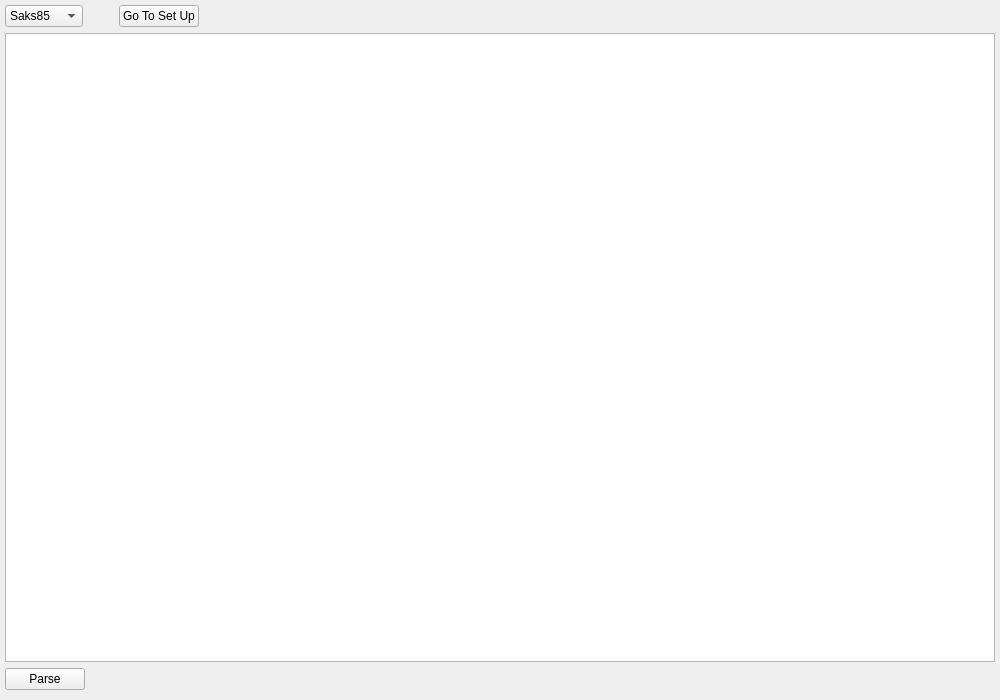
<?xml version="1.0" encoding="UTF-8"?>
<ui version="4.0">
 <class>ExcelInterface</class>
 <widget class="QWidget" name="ExcelInterface">
  <property name="geometry">
   <rect>
    <x>0</x>
    <y>0</y>
    <width>1000</width>
    <height>700</height>
   </rect>
  </property>
  <property name="windowTitle">
   <string>Form</string>
  </property>
  <layout class="QVBoxLayout" name="verticalLayout_2">
   <property name="leftMargin">
    <number>0</number>
   </property>
   <property name="topMargin">
    <number>0</number>
   </property>
   <property name="rightMargin">
    <number>0</number>
   </property>
   <property name="bottomMargin">
    <number>0</number>
   </property>
   <item>
    <layout class="QVBoxLayout" name="verticalLayout">
     <property name="leftMargin">
      <number>5</number>
     </property>
     <property name="topMargin">
      <number>5</number>
     </property>
     <property name="rightMargin">
      <number>5</number>
     </property>
     <property name="bottomMargin">
      <number>10</number>
     </property>
     <item>
      <layout class="QHBoxLayout" name="horizontalLayout">
       <item alignment="Qt::AlignLeft">
        <widget class="ComboBox" name="websiteNameCombo">
         <item>
          <property name="text">
           <string>Saks85</string>
          </property>
         </item>
         <item>
          <property name="text">
           <string>Saucony</string>
          </property>
         </item>
         <item>
          <property name="text">
           <string>Arena</string>
          </property>
         </item>
        </widget>
       </item>
       <item>
        <spacer name="horizontalSpacer">
         <property name="orientation">
          <enum>Qt::Horizontal</enum>
         </property>
         <property name="sizeType">
          <enum>QSizePolicy::Fixed</enum>
         </property>
         <property name="sizeHint" stdset="0">
          <size>
           <width>30</width>
           <height>20</height>
          </size>
         </property>
        </spacer>
       </item>
       <item alignment="Qt::AlignLeft">
        <widget class="PushButton" name="goToSetUpBtn">
         <property name="text">
          <string>Go To Set Up</string>
         </property>
        </widget>
       </item>
       <item>
        <spacer name="horizontalSpacer_2">
         <property name="orientation">
          <enum>Qt::Horizontal</enum>
         </property>
         <property name="sizeHint" stdset="0">
          <size>
           <width>40</width>
           <height>20</height>
          </size>
         </property>
        </spacer>
       </item>
      </layout>
     </item>
     <item>
      <layout class="QVBoxLayout" name="inputFileCard"/>
     </item>
     <item>
      <widget class="TableWidget" name="tablePreview"/>
     </item>
     <item alignment="Qt::AlignLeft">
      <widget class="PushButton" name="excelRunBtn">
       <property name="text">
        <string>Parse</string>
       </property>
      </widget>
     </item>
    </layout>
   </item>
  </layout>
 </widget>
 <customwidgets>
  <customwidget>
   <class>ComboBox</class>
   <extends>QComboBox</extends>
   <header>qfluentwidgets</header>
  </customwidget>
  <customwidget>
   <class>PushButton</class>
   <extends>QPushButton</extends>
   <header>qfluentwidgets</header>
  </customwidget>
  <customwidget>
   <class>TableWidget</class>
   <extends>QTableWidget</extends>
   <header>qfluentwidgets</header>
  </customwidget>
 </customwidgets>
 <resources/>
 <connections/>
</ui>
